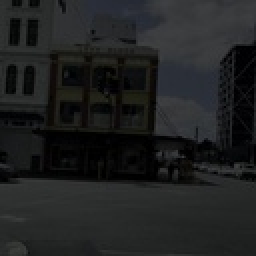
%> input picture Proposed_2(STGV_NCC-Fused)/Proposed_2(STGV_NCC-Fused)/dataset/dense_102.jpg, 128 x 128 px, shrunk from 512 x 512 before the run (shown 2 times larger)
$ octave --eval "result = RollingGuidanceFilter(imread('dataset/dense_102.jpg'));"   (GNU Octave 9; MATLAB toolbox functions it lacks are replaced by stand-ins)
%> lines starting %> are read from the running program, lines starting %| are printed output that depends on the picture
function result = RollingGuidanceFilter(I, sigma_s, sigma_r, ...
     iteration,GaussianPrecision)

if ~exist('iteration','var')
    iteration = 4;
end

if ~exist('sigma_s','var')
    sigma_s = 3;
end

if ~exist('sigma_r','var')
    sigma_r = 0.1;
end

if ~exist('GaussianPrecision','var')
    GaussianPrecision = 0.08;
end

[a b c] = size(I);
%> a = 128; b = 128; c = 3

GaussianWindow = WindowBlock(sigma_s, GaussianPrecision);

N = ( size(GaussianWindow,1) -1)/2;

J_plus = I;
%> J_plus is the input picture: size 128x128x3 uint8; mean R, G, B 32, 33.3, 33.5

%Guide = imguidedfilter(I);
Guide = imguidedfilter(I,...
    'NeighborhoodSize',[9 9],...
    'DegreeOfSmoothing',0.0005);

I = ExpandBorder(I,N);

J = ExpandBorder(Guide,N);


for l = 1:iteration
    for k = 1 : c
        for j = 1+N : b+N
            for i = 1+N : a+N
                RangeWeight = exp(-(J(i-N:i+N,j-N:j+N,k)-J(i,j,k)).^2/(2*sigma_r^2));

LocalGuide = J(i-N:i+N,j-N:j+N,k);

%[Gx,Gy] = gradient(LocalGuide);
[Gx,Gy] = imgradientxy(LocalGuide,'sobel');
%EdgeWeight = exp(-2*sqrt(Gx.^2 + Gy.^2));
edge = sqrt(Gx.^2 + Gy.^2);

edge = edge/(max(edge(:))+eps);

EdgeWeight = exp(-0.6*edge);
H = GaussianWindow .* RangeWeight .* EdgeWeight;
               K_p = sum(H(:));

if K_p < eps
    K_p = eps;
end

J_plus(i-N,j-N,k) = sum(sum(H .* I(i-N:i+N,j-N:j+N,k))) / K_p;

            end
        end
    end

    J = ExpandBorder(J_plus, N);

end   % <-- closes the for l = 1:iteration loop

Residual = I(N+1:end-N,N+1:end-N,:) - J_plus;

grayR = rgb2gray(J_plus);

[Gx,Gy] = imgradientxy(grayR);

edgeMap = sqrt(Gx.^2 + Gy.^2);

edgeMap = edgeMap ./ (max(edgeMap(:))+eps);
Weight = exp(-2 * edgeMap);

%Weight = exp(-2*edgeMap);

Weight = repmat(Weight,[1 1 size(I,3)]);

noiseLevel = std(Residual(:));

alpha = max(0.05,min(0.15,0.5*noiseLevel));

result = J_plus + alpha .* Weight .* Residual;

result = max(min(result,1),0);

end    % <-- closes RollingGuidanceFilter function

%==================================================================

function GaussianWindow = WindowBlock(sigma_s, GaussianPrecision)
%function GaussianWindow = WindowBlock(sigma_s, GaussianPrecision)
%product a Block of 2D Gaussian.
%input    sigma_s: the Gaussian standard deviation; GaussianPrecision: contorl the size of Block.
%output   GaussianWindow: a square matrix of 2D Gaussian.

%right below
pq = bsxfun(@plus, ([0:sigma_s*3].^2)', [0:sigma_s*3].^2);

% gaussian distribution
pqrb = exp(-pq/2/sigma_s^2);

% element that is less than GaussianPrecision ar equal zero
pqrb = pqrb .* (pqrb>GaussianPrecision);

% remove all zero column
pqrb(:, pqrb(1,:)==0) = [];

% remove all zero row
pqrb(pqrb(:,1)==0, :) = [];

%left below
pqlb = fliplr(pqrb);

%right upper
pqru = flipud(pqrb);

%left upper
pqlu = fliplr(pqru);

GaussianWindow = [pqlu(:, 1:end-1)     pqru;
                  pqlb(2:end, 1:end-1) pqrb(2:end, :)];

end

%==================================================================

function imageExpand = ExpandBorder(image, N)
%> called with N = 6
%function imageExpand = ExpandBorder(image, N)
%is On the edge of the pixels extend outward N pixels.
%input    image: the origic image; N: the number of expansion need.
%output   imageExpand: generate a new image

imageExpand = [repmat(image(1,:,:), [N,1,1]) ; image ; repmat(image(end,:,:), [N,1,1])];
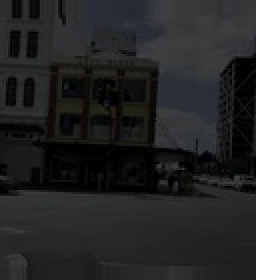
%> imageExpand: size 140x128x3 uint8 (shown 2 times larger); mean R, G, B 32.7, 34, 34.4
imageExpand = [repmat(imageExpand(:,1,:), [1,N,1])  imageExpand  repmat(imageExpand(:,end,:), [1,N,1])];
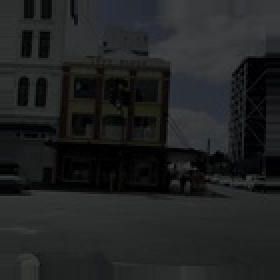
%> imageExpand: size 140x140x3 uint8 (shown 2 times larger); mean R, G, B 32.6, 34, 34.3

end
%> (the run ends here)
